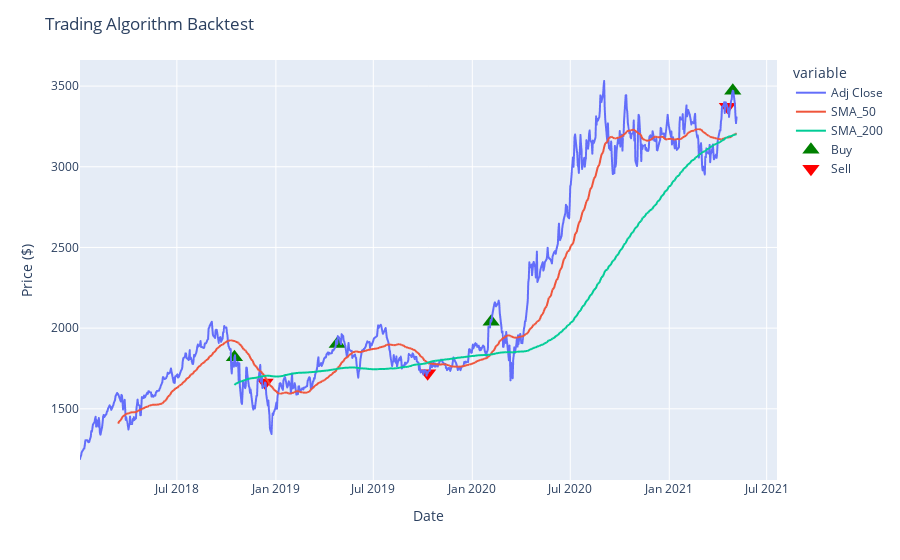

The code cell stored with this chart in its notebook:
### Markdown cell above
### Plot Trade Signals

### Code cell
fig = px.line(stock_signals, x = "Date", y = ["Adj Close", "SMA_50", "SMA_200"])

# Plot Buy Triggers
fig.add_trace(go.Scatter(x=stock_signals[stock_signals['Entry/Exit'] == 1]['Date'], y=stock_signals[stock_signals['Entry/Exit'] == 1]['Adj Close'], 
                         mode = 'markers',
                        name = 'Buy',
                        marker_symbol = 'triangle-up',
                        marker_size = 15,
                        marker_color = 'green'))
# Plot Sell Triggers
fig.add_trace(go.Scatter(x=stock_signals[stock_signals['Entry/Exit'] == -1]['Date'], y=stock_signals[stock_signals['Entry/Exit'] == -1]['Adj Close'], 
                         mode = 'markers',
                        name = 'Sell',
                        marker_symbol = 'triangle-down',
                        marker_size = 15,
                        marker_color = 'red'))

fig.update_layout(
    title="Trading Algorithm Backtest",
    yaxis_title="Price ($)")

fig.show()

### Figure 1 — Plotly figure (JSON) as saved in the notebook; plotly's stock layout.template omitted (floating-point values rounded to 4 significant figures; data arrays with more than 128 entries replaced by an {"elided": "..."} marker saying what was removed)
{"data": [{"hovertemplate": "variable=Adj Close<br>Date=%{x}<br>value=%{y}<extra></extra>", "legendgroup": "Adj Close", "line": {"color": "#636efa", "dash": "solid"}, "mode": "lines", "name": "Adj Close", "showlegend": true, "type": "scattergl", "x": {"elided": "842 str values"}, "xaxis": "x", "y": {"elided": "842 float values"}, "yaxis": "y"}, {"hovertemplate": "variable=SMA_50<br>Date=%{x}<br>value=%{y}<extra></extra>", "legendgroup": "SMA_50", "line": {"color": "#EF553B", "dash": "solid"}, "mode": "lines", "name": "SMA_50", "showlegend": true, "type": "scattergl", "x": {"elided": "842 str values"}, "xaxis": "x", "y": {"elided": "842 float values"}, "yaxis": "y"}, {"hovertemplate": "variable=SMA_200<br>Date=%{x}<br>value=%{y}<extra></extra>", "legendgroup": "SMA_200", "line": {"color": "#00cc96", "dash": "solid"}, "mode": "lines", "name": "SMA_200", "showlegend": true, "type": "scattergl", "x": {"elided": "842 str values"}, "xaxis": "x", "y": {"elided": "842 float values"}, "yaxis": "y"}, {"marker": {"color": "green", "size": 15, "symbol": "triangle-up"}, "mode": "markers", "name": "Buy", "type": "scatter", "x": ["2018-10-16", "2019-04-25", "2020-02-05", "2021-04-29"], "y": [1820.0, 1902.0, 2040.0, 3471.0]}, {"marker": {"color": "red", "size": 15, "symbol": "triangle-down"}, "mode": "markers", "name": "Sell", "type": "scatter", "x": ["2018-12-12", "2019-10-10", "2021-04-19"], "y": [1664.0, 1720.0, 3372.0]}], "layout": {"legend": {"title": {"text": "variable"}, "tracegroupgap": 0}, "margin": {"t": 60}, "title": {"text": "Trading Algorithm Backtest"}, "xaxis": {"anchor": "y", "domain": [0, 1], "title": {"text": "Date"}}, "yaxis": {"anchor": "x", "domain": [0, 1], "title": {"text": "Price ($)"}}}}
